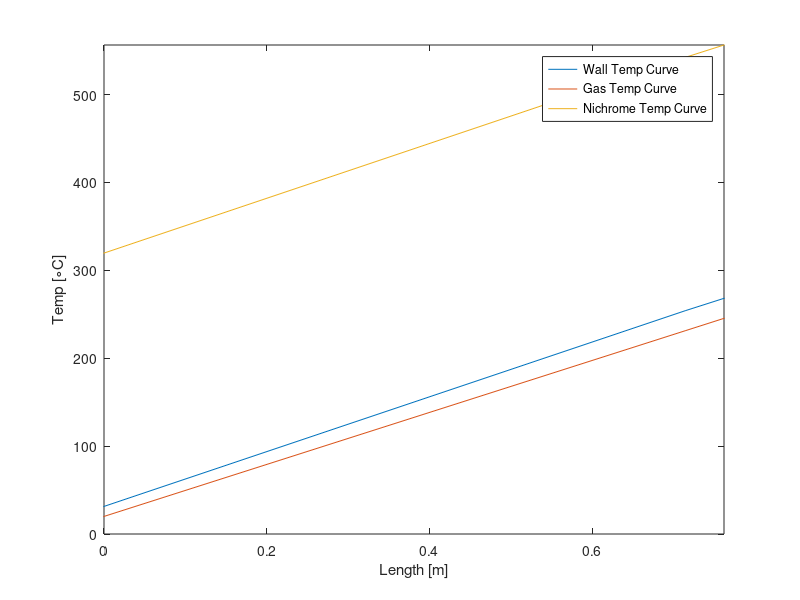

Recreate this plot in MATLAB. (Note: this script raises an error after producing the figure.)
%% PREHEATER CONSTANT HEAT FLUX WITH TAPE INSULATION CALC
%
%   @author Andrew Zlindra
%   Created     2021-05-03
%   @reviewer   
%   Reviewed  
%
%   PURPOSE:
%       - plot the wall, bulk gas, and nichrome temperature curves for a constant heat
%       flux tube

% -- tube properties --
if ~exist('OD','var')
    clear; clc; clf;
    OD = .25 * 0.0254;          % [m]
    wall = 0.035 * 0.0254;      % [m]
    L = 2.5 * 0.3048;           % [m]
    T_n = 500;                  % [degC]
    tape_thick = 0.0625*0.0254;
    Ti_air = 20;
    k_tape = 0.016;
    plot = true;
    Vdot_air = 8 / 1000 / 60;
end 

ID = OD - 2*wall;           % [m]
perim = pi * ID;            % [m]
Area = pi * (ID/2)^2;       % [m^2]

r_w = ID/2;

r_n = r_w + wall + tape_thick;
a = 3*L/4;


T_f = (T_n + Ti_air)/2 + 273.15;

properties = load('air_1atm');
density_air     = interp1(properties.T, properties.dens,    T_f);
cp_air          = interp1(properties.T, properties.cp,      T_f);
k_air           = interp1(properties.T, properties.k,       T_f);
mu_air          = interp1(properties.T, properties.mu,      T_f);
Pr_air          = interp1(properties.T, properties.Pr,      T_f);


mdot_air = density_air * Vdot_air;
v_air = Vdot_air / Area;

ReD = density_air*v_air*ID/mu_air;
Gz_at_a = ReD*Pr_air*ID/a;

NuD = @(Gz) (4.364+0.263.*Gz.^0.506.*exp(-41./Gz)).*(Gz<667) ...
    + (1.302.*Gz.^(1/3)-1).*(Gz>2e4) ...
    + (1.302.*Gz.^(1/3)-0.5).*(Gz<2e4).*(Gz>667);

X = r_w/NuD(Gz_at_a)/k_air+perim*a/mdot_air/cp_air;

% mu2 = interp1(properties.T,properties.mu,T_n); %new
% NuD = @(Re) 0.027*Re^0.8*Pr_air^(1/3)*(mu_air/mu2)^0.14; %new
% NuD = @(Re) 0.023*Re^0.8*Pr_air^0.4; %new
% f = (.79*log(ReD)-1.64)^(-2);
% NuD = @(Re) ((f/8)*(Re-1000)*Pr_air)/(1+12.7*sqrt(f/8)*(Pr_air^(2/3)-1)); %new
% X = r_w/NuD(ReD)/k_air+perim*a/mdot_air/cp_air; %new

Y = (r_n - r_w)/X/k_tape;
T_w_at_a = (T_n + Ti_air*Y)/(Y+1);

heat_flux = (T_w_at_a - Ti_air)/X;

q = heat_flux*pi*ID*L;

gas_curve = @(x) Ti_air + heat_flux.*perim.*x./mdot_air./cp_air;
q_req = mdot_air*cp_air*(gas_curve(L) - Ti_air);


% need to find NuD as f(x)
wall_curve = @(x) gas_curve(x) + heat_flux.*r_w./NuD(ReD.*Pr_air.*ID./x)./k_air;
% wall_curve = @(x) gas_curve(x) + heat_flux.*r_w./NuD(ReD)./k_air; %new


nichrome_curve = @(x) heat_flux.*(r_n - r_w)./k_tape + wall_curve(x);

if plot == true
    % figure
    fplot(wall_curve,'DisplayName','Wall Temp Curve')
    hold on
    fplot(gas_curve,'DisplayName','Gas Temp Curve')
    fplot(nichrome_curve,'DisplayName','Nichrome Temp Curve')
    xlim([0 L])
    ylim([0 nichrome_curve(L)])
    xlabel('Length [m]')
    ylabel('Temp [\circC]')
    legend('location','SE')
    grid on
end

